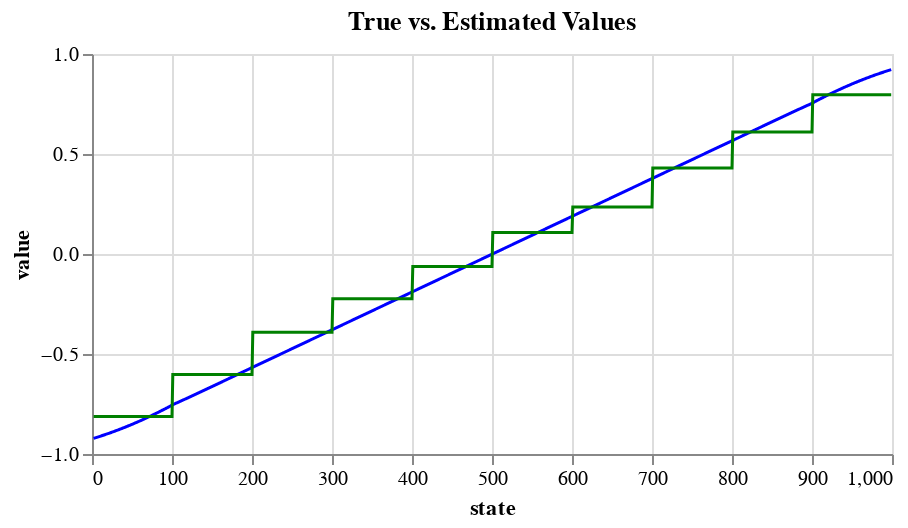

The notebook cell saved with this chart:
### Code cell
TD_4_step.run(10000)
TD_4_step.plot_true_vs_est()

### Figure 1 — Vega-Lite specification as saved in the notebook (floating-point values rounded to 4 significant figures; data arrays with more than 128 entries replaced by an {"elided": "..."} marker saying what was removed)
{"config": {"view": {"continuousWidth": 300, "continuousHeight": 300}}, "layer": [{"mark": {"type": "line", "color": "blue", "strokeWidth": 1.5}, "encoding": {"x": {"field": "micro_state", "title": "state", "type": "quantitative"}, "y": {"field": "Vs_true", "title": "value", "type": "quantitative"}}}, {"mark": {"type": "line", "color": "green", "strokeWidth": 1.5}, "encoding": {"x": {"field": "micro_state", "title": "state", "type": "quantitative"}, "y": {"field": "Vs", "type": "quantitative"}}}], "data": {"name": "data-b1eb5b943253632eadd35fe0ee2912e2"}, "height": 200, "title": "True vs. Estimated Values", "width": 400, "$schema": "https://vega.github.io/schema/vega-lite/v5.20.1.json", "datasets": {"data-b1eb5b943253632eadd35fe0ee2912e2": {"elided": "998 records"}}}
